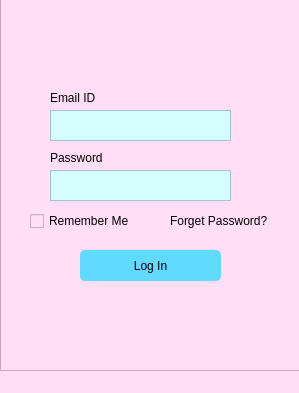
<?xml version="1.0" encoding="UTF-8"?>
<ui version="4.0">
 <class>MainWindow</class>
 <widget class="QMainWindow" name="MainWindow">
  <property name="geometry">
   <rect>
    <x>0</x>
    <y>0</y>
    <width>299</width>
    <height>393</height>
   </rect>
  </property>
  <property name="windowTitle">
   <string>MainWindow</string>
  </property>
  <property name="styleSheet">
   <string notr="true">background-color: rgb(255, 222, 246);</string>
  </property>
  <widget class="QWidget" name="centralwidget">
   <widget class="QFrame" name="frame">
    <property name="geometry">
     <rect>
      <x>0</x>
      <y>-20</y>
      <width>301</width>
      <height>391</height>
     </rect>
    </property>
    <property name="frameShape">
     <enum>QFrame::StyledPanel</enum>
    </property>
    <property name="frameShadow">
     <enum>QFrame::Raised</enum>
    </property>
    <widget class="QLabel" name="label">
     <property name="geometry">
      <rect>
       <x>90</x>
       <y>20</y>
       <width>111</width>
       <height>81</height>
      </rect>
     </property>
     <property name="text">
      <string/>
     </property>
     <property name="pixmap">
      <pixmap>../../Masaüstü/Qt.jpg</pixmap>
     </property>
     <property name="scaledContents">
      <bool>true</bool>
     </property>
    </widget>
    <widget class="QLabel" name="label_2">
     <property name="geometry">
      <rect>
       <x>50</x>
       <y>110</y>
       <width>49</width>
       <height>16</height>
      </rect>
     </property>
     <property name="text">
      <string>Email ID</string>
     </property>
    </widget>
    <widget class="QTextEdit" name="txtEmail">
     <property name="geometry">
      <rect>
       <x>50</x>
       <y>130</y>
       <width>181</width>
       <height>31</height>
      </rect>
     </property>
     <property name="styleSheet">
      <string notr="true">background-color: rgb(212, 253, 255);</string>
     </property>
    </widget>
    <widget class="QLabel" name="label_3">
     <property name="geometry">
      <rect>
       <x>50</x>
       <y>170</y>
       <width>71</width>
       <height>16</height>
      </rect>
     </property>
     <property name="text">
      <string>Password</string>
     </property>
    </widget>
    <widget class="QCheckBox" name="checkBox">
     <property name="geometry">
      <rect>
       <x>30</x>
       <y>230</y>
       <width>101</width>
       <height>22</height>
      </rect>
     </property>
     <property name="text">
      <string>Remember Me</string>
     </property>
    </widget>
    <widget class="QLabel" name="txtForget">
     <property name="geometry">
      <rect>
       <x>170</x>
       <y>230</y>
       <width>101</width>
       <height>21</height>
      </rect>
     </property>
     <property name="text">
      <string>Forget Password?</string>
     </property>
    </widget>
    <widget class="QPushButton" name="btn_login">
     <property name="geometry">
      <rect>
       <x>80</x>
       <y>270</y>
       <width>141</width>
       <height>31</height>
      </rect>
     </property>
     <property name="styleSheet">
      <string notr="true">background-color: rgb(97, 218, 255);
border-radius:5px;</string>
     </property>
     <property name="text">
      <string>Log In</string>
     </property>
    </widget>
    <widget class="QLabel" name="label_6">
     <property name="geometry">
      <rect>
       <x>150</x>
       <y>320</y>
       <width>51</width>
       <height>51</height>
      </rect>
     </property>
     <property name="text">
      <string/>
     </property>
     <property name="pixmap">
      <pixmap>../../Masaüstü/FacebookIcon.svg.png</pixmap>
     </property>
     <property name="scaledContents">
      <bool>true</bool>
     </property>
    </widget>
    <widget class="QLabel" name="label_5">
     <property name="geometry">
      <rect>
       <x>90</x>
       <y>320</y>
       <width>51</width>
       <height>51</height>
      </rect>
     </property>
     <property name="text">
      <string/>
     </property>
     <property name="pixmap">
      <pixmap>../../Masaüstü/googleIcon.jpg</pixmap>
     </property>
     <property name="scaledContents">
      <bool>true</bool>
     </property>
    </widget>
    <widget class="QTextEdit" name="txtPassword">
     <property name="geometry">
      <rect>
       <x>50</x>
       <y>190</y>
       <width>181</width>
       <height>31</height>
      </rect>
     </property>
     <property name="styleSheet">
      <string notr="true">background-color: rgb(212, 253, 255);</string>
     </property>
    </widget>
   </widget>
  </widget>
  <widget class="QMenuBar" name="menubar">
   <property name="geometry">
    <rect>
     <x>0</x>
     <y>0</y>
     <width>299</width>
     <height>21</height>
    </rect>
   </property>
  </widget>
  <widget class="QStatusBar" name="statusbar"/>
 </widget>
 <resources/>
 <connections/>
</ui>
